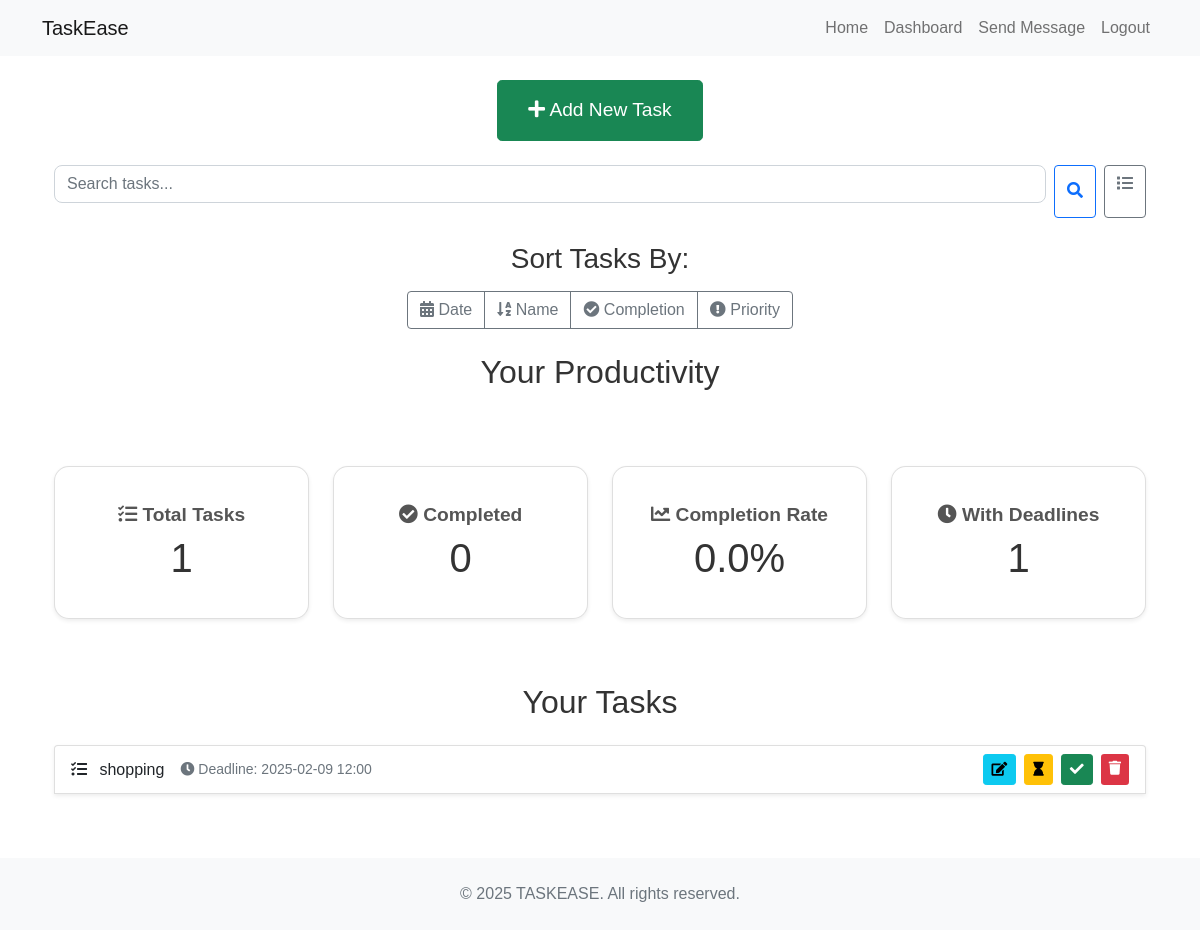
The page /dashboard (signed in) on the database its author committed.
### app.py (models this page shows)
class Task(db.Model):
    id = db.Column(db.Integer, primary_key=True)
    content = db.Column(db.String(200), nullable=False)
    completed = db.Column(db.Boolean, default=False)
    date_created = db.Column(db.DateTime, default=datetime.utcnow)
    deadline = db.Column(db.DateTime, nullable=True)
    user_id = db.Column(db.Integer, db.ForeignKey('user.id'), nullable=False)

### app.py (the view)
@app.route('/dashboard')
@login_required
def index():
    sort_by = request.args.get('sort', 'date')  # Default sort by date
    search_query = request.args.get('search', '')  # Get search query
    tasks_query = Task.query.filter_by(user_id=current_user.id)
    if search_query:
        tasks_query = tasks_query.filter(Task.content.ilike(f'%{search_query}%'))
    if sort_by == 'name':
        tasks = tasks_query.order_by(Task.content).all()
    elif sort_by == 'complete':
        tasks = tasks_query.order_by(Task.completed).all()
    elif sort_by == 'priority':
        tasks = tasks_query.order_by(
            Task.deadline.asc().nulls_last(),  # Tasks without deadlines come last
            Task.content.asc()
        ).all()
    else:
        tasks = tasks_query.order_by(Task.date_created).all()
    return render_template('index.html', tasks=tasks)

### app.py (called while the page is built)
@login_manager.user_loader
def load_user(user_id):
    return User.query.get(int(user_id))

### templates/index.html (shortened to what this page needs)
{% extends "base.html" %}
{% block content %}
    <div class="container">
        <div class="text-center mb-4">
            <a href="{{ url_for('add_task') }}" class="btn btn-success btn-lg">
                <i class="fas fa-plus"></i> Add New Task
            </a>
        </div>
        <div class="mb-4">
            <form action="{{ url_for('index') }}" method="GET" class="d-flex">
                <input type="text" name="search" class="form-control me-2" placeholder="Search tasks..." value="{{ request.args.get('search', '') }}">
                <button type="submit" class="btn btn-outline-primary me-2" title="Search">
                    <i class="fas fa-search"></i>
                </button>
                <a href="{{ url_for('index') }}" class="btn btn-outline-secondary" title="All Tasks">
                    <i class="fas fa-list"></i>
                </a>
            </form>
        </div>
        <div class="text-center mb-4">
            <h3 class="mb-3">Sort Tasks By:</h3>
            <div class="btn-group" role="group">
                <a href="{{ url_for('index', sort='date', search=request.args.get('search', '')) }}" class="btn btn-outline-secondary">
                    <i class="fas fa-calendar-alt"></i> Date
                </a>
                <a href="{{ url_for('index', sort='name', search=request.args.get('search', '')) }}" class="btn btn-outline-secondary">
                    <i class="fas fa-sort-alpha-down"></i> Name
                </a>
                <a href="{{ url_for('index', sort='complete', search=request.args.get('search', '')) }}" class="btn btn-outline-secondary">
                    <i class="fas fa-check-circle"></i> Completion
                </a>
                <a href="{{ url_for('index', sort='priority', search=request.args.get('search', '')) }}" class="btn btn-outline-secondary">
                    <i class="fas fa-exclamation-circle"></i> Priority
                </a>
            </div>
        </div>
        <div class="productivity-section mb-5">
            <h2 class="text-center mb-4">Your Productivity</h2>
            <div class="row">
                <div class="col-md-3 col-sm-6 mb-3">
                    <div class="card text-center shadow-sm">
                        <div class="card-body">
                            <h5 class="card-title"><i class="fas fa-tasks"></i> Total Tasks</h5>
                            <p class="card-text display-6">{{ tasks|length }}</p>
                        </div>
                    </div>
                </div>
                <div class="col-md-3 col-sm-6 mb-3">
                    <div class="card text-center shadow-sm">
                        <div class="card-body">
                            <h5 class="card-title"><i class="fas fa-check-circle"></i> Completed</h5>
                            <p class="card-text display-6">{{ tasks|selectattr('completed')|list|length }}</p>
                        </div>
                    </div>
                </div>
                <div class="col-md-3 col-sm-6 mb-3">
                    <div class="card text-center shadow-sm">
                        <div class="card-body">
                            <h5 class="card-title"><i class="fas fa-chart-line"></i> Completion Rate</h5>
                            <p class="card-text display-6">
                                {% if tasks|length > 0 %}
                                    {{ ((tasks|selectattr('completed')|list|length / tasks|length) * 100)|round(2) }}%
                                {% else %}
                                    0%
                                {% endif %}
                            </p>
                        </div>
                    </div>
                </div>
                <div class="col-md-3 col-sm-6 mb-3">
                    <div class="card text-center shadow-sm">
                        <div class="card-body">
                            <h5 class="card-title"><i class="fas fa-clock"></i> With Deadlines</h5>
                            <p class="card-text display-6">{{ tasks|selectattr('deadline')|list|length }}</p>
                        </div>
                    </div>
                </div>
            </div>
        </div>
        <div class="tasks mt-5">
            <h2 class="text-center mb-4">Your Tasks</h2>
            <div class="list-group">
                {% for task in tasks %}
                    <div class="list-group-item d-flex justify-content-between align-items-center mb-3 shadow-sm">
                        <div class="d-flex align-items-center">
                            <span class="task-content {% if task.completed %}text-decoration-line-through text-muted{% endif %}">
                                <i class="fas fa-tasks me-2"></i> {{ task.content }}
                            </span>
                            {% if task.deadline %}
                                <small class="text-muted ms-3">
                                    <i class="fas fa-clock"></i> Deadline: {{ task.deadline.strftime('%Y-%m-%d %H:%M') }}
                                </small>
                            {% endif %}
                        </div>
                        <div class="d-flex">
                            <div class="d-none d-md-flex">
                                <a href="{{ url_for('edit_task', id=task.id) }}" class="btn btn-sm btn-info me-2" title="Edit">
                                    <i class="fas fa-edit"></i>
                                </a>
                                <button class="btn btn-sm btn-warning me-2" data-bs-toggle="modal" data-bs-target="#timeLimitModal{{ task.id }}" title="Set Time">
                                    <i class="fas fa-hourglass"></i>
                                </button>
                                <a href="{{ url_for('complete', id=task.id) }}" class="btn btn-sm btn-success me-2" title="{% if task.completed %}Undo{% else %}Complete{% endif %}">
                                    {% if task.completed %}<i class="fas fa-undo"></i>{% else %}<i class="fas fa-check"></i>{% endif %}
                                </a>
                                <a href="{{ url_for('delete', id=task.id) }}" class="btn btn-sm btn-danger" title="Delete">
                                    <i class="fas fa-trash"></i>
                                </a>
                            </div>
                        </div>
                    </div>
                {% else %}
                    <div class="alert alert-info text-center">
                        No tasks found. Add a new task to get started!
                    </div>
                {% endfor %}
            </div>
        </div>
    </div>
{% endblock %}
{% block footer %}
    <footer class="footer bg-light py-4 mt-5">
        <div class="container text-center">
            <span class="text-muted">&copy; 2025 TASKEASE. All rights reserved.</span>
        </div>
    </footer>
{% endblock %}

### static/style.css (style rules this page uses)
.card { border-radius: 15px; margin-top: 50px; padding: 20px; box-shadow: 0 4px 8px rgba(0, 0, 0, 0.1); }
.form-control { border-radius: 8px; margin-bottom: 15px; }
a { color: #7091E6; }
.footer { background-color: #EDEBF5; position: relative; bottom: 0; width: 100%; padding: 20px 0; color: #8697C4; text-align: center; }
html { scroll-behavior: smooth; }
body { font-family: Arial, sans-serif; margin: 0; padding: 0; color: #333; }
.btn-lg { padding: 15px 30px; font-size: 1.2rem; }
.card { border-radius: 15px; box-shadow: 0 4px 8px rgba(0, 0, 0, 0.1); }
.card-title { font-size: 1.2rem; font-weight: bold; color: #555; }
.btn-danger { background-color: #dc3545; border: none; }

### rows shown on the page
Task: content "shopping", deadline "2025-02-09 12:00", completed False (drawn)

### other values the page prints
{{ tasks|length }} "1"
{{ tasks|selectattr('completed')|list|length }} "0"
{{ tasks|selectattr('deadline')|list|length }} "1"
